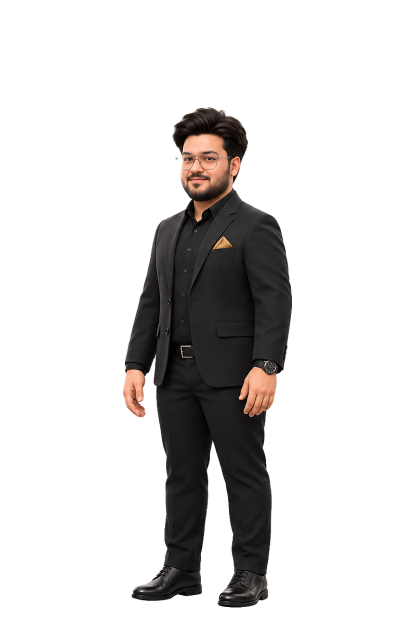
#> input picture mascot/library/bodies/34left/neutral.png, 820 x 1240 px, found by its file name (shown at 1/2 size)
$ python build_anim.py
#> lines starting #> are read from the running program, lines starting #| are printed output that depends on the picture
"""Build the animated character (v015): arm clips from GPT keyframes + FILM in-betweens, and face patches.

Usage: python3 build_anim.py            (needs raw/*.png from gen_keys.py, torch, opencv, the FILM model)
Writes ../out/: per side (L = viewer's left half, R = viewer's right half) key and in-between frames as RGBA WebP
halves of the 820x1240 body canvas, face patches, and anim.json (transitions as frame lists).

How a frame is made
 - Every key is an edit of the same master image, so only the arm differs. "Paste-back": the key is kept only inside
   the blob where it really differs from the master (the old and the new arm position); everything else is the
   master's own pixels, so head, torso and legs are identical in every frame.
 - In-betweens: FILM interpolates rest -> mid -> end inside the gesture's box. Transitions between two gestures go
   end -> mid -> (FILM) other mid -> other end, so every interpolated step is a small move.
 - Alpha: the master's alpha outside the box; inside it a white key (the generated background is pure white),
   with the colour un-premultiplied so no white fringe shows on the dark stage.
"""
import json
import sys
from pathlib import Path

import cv2
import numpy as np
from PIL import Image

sys.path.insert(0, str(Path(__file__).parent))
import edges  # noqa: E402
import faces  # noqa: E402
import film  # noqa: E402

ROOT = Path(__file__).resolve().parents[1]
RAW, OUT = ROOT / "raw", ROOT / "out"
LIB = ROOT.parent / "library"
W, H, MID = 820, 1240, 410
OVER = 3                      # the halves overlap by a few identical pixels, so no seam can open when scaled
N = 9                         # in-betweens per segment
COUNTS = [f"count{i}L" for i in range(1, 6)]
GEST = {"L": ["presentL", "explain", "waveL", "pointcamL", "pointsideL", *COUNTS, "thumbsL", "fistL", "shrug", "relaxedL"],
        "R": ["presentR", "explain", "pointsideR", "thumbsR", "chopR", "okR", "stopR", "count3R", "shrug", "relaxedR"]}
NAME = {"presentL": "present", "presentR": "present", "explain": "explain", "waveL": "wave",
        # v020 (keys made with Kie): the state names the director uses
        "pointcamL": "point_camera", "pointsideL": "point_side", "pointsideR": "point_side", "thumbsL": "thumbs_up",
        "thumbsR": "thumbs_up", "fistL": "fist_pump", "chopR": "chop", "okR": "ok", "stopR": "stop", "count3R": "count3",
        "shrug": "shrug", **{g: g[:-1] for g in COUNTS},
        # v021: the relaxed stance (the idle pose instead of the stiff hang)
        "relaxedL": "relaxed", "relaxedR": "relaxed"}
# keys of each gesture in order from rest to the end pose (the wave is a long move and has four). A name with an
# underscore is a whole key file name: the five counts share one in-between (countL_mid).
CHAIN = {g: ["mid", "end"] for g in NAME}
CHAIN["waveL"] = ["q1", "mid", "q3", "end"]
for g in COUNTS:
    CHAIN[g] = ["countL_mid", "end"]
# v021: a quarter-way key before the mid key, where it exists: the first interpolated step (hanging -> mid) melted the
# hand, because the hand turns over and comes forward in one step
for g in ("presentL", "presentR", "explain", "pointcamL", "thumbsL", "shrug"):
    if (RAW / f"{g}_q1.png").exists():
        CHAIN[g] = ["q1", "mid", "end"]
if (RAW / "countL_q1.png").exists() and (RAW / "countL_q3.png").exists():
    for g in COUNTS:
        CHAIN[g] = ["countL_q1", "countL_mid", "countL_q3", "end"]
CHAIN["relaxedL"] = CHAIN["relaxedR"] = ["end"]
# gestures that share the arm position (only the fingers differ): one blob and box for all, and neighbours change
# directly end -> end (1 -> 2 -> 3 without the hand dropping)
FAMILY = [COUNTS]
# gesture pairs that get a direct clip (through each one's first key). Every other pair goes through the rest pose
# without stopping there; add a pair here when a storyboard needs it often.
PAIRS = {"L": [("presentL", "explain"), ("presentL", "waveL"), ("explain", "waveL"), ("explain", "pointcamL"),
               ("presentL", "pointsideL"), ("presentL", "count1L"), ("explain", "count1L"), ("explain", "thumbsL"),
               ("explain", "shrug"), ("presentL", "pointcamL")],
         "R": [("presentR", "explain"), ("explain", "chopR"), ("explain", "shrug"), ("presentR", "pointsideR"),
               ("explain", "okR"), ("explain", "stopR"), ("presentR", "thumbsR")]}
# v021: from the relaxed stance straight into each core gesture (relaxed -> the gesture's first key), so the arm does
# not drop to the stiff hang on the way
PAIRS["L"] += [("relaxedL", g) for g in ("presentL", "explain", "waveL", "pointcamL", "thumbsL", "shrug", "count1L")]
PAIRS["R"] += [("relaxedR", g) for g in ("presentR", "explain", "shrug")]


def kn(g, nm):
    return nm if "_" in nm else f"{g}_{nm}"


def canvas(p):
    return np.array(Image.open(p).convert("RGB").crop((4, 0, 1020, 1536)).resize((W, H), Image.LANCZOS))


# [21 lines left out: function blob, not called in this run]


def main():
    OUT.mkdir(exist_ok=True)
    lib_master = np.array(Image.open(LIB / "bodies/front/neutral.png").convert("RGBA"))
#> lib_master is the input picture: shape (1240, 820, 4); mean R, G, B, A 11.5, 9.9, 9.2, 51.7
    a_m = lib_master[:, :, 3].astype(np.float32) / 255
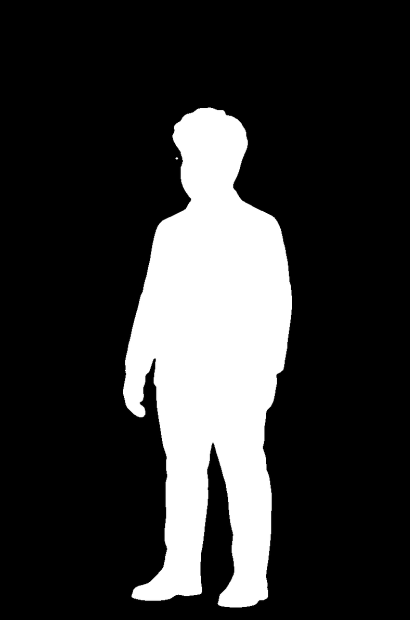
#> a_m: shape (1240, 820) float32 (shown at 1/2 size); min 0, max 1, mean 0.203
    master = canvas(RAW / "master.png").astype(np.float32)
    cleaned = set(json.loads((OUT / ".edges.json").read_text())) if (OUT / ".edges.json").exists() else set()
    meta = {"canvas": [W, H], "half": {"L": [0, MID + OVER], "R": [MID - OVER, W]}, "frames": {}, "trans": {}, "faces": {}}

    # [20 lines left out: function save, not called in this run]

    for side, gests in GEST.items():
        gests = [g for g in gests if all((RAW / f"{kn(g, nm)}.png").exists() for nm in CHAIN[g])]
        keys, boxes, fam_u = {}, {}, {}
        for fam in FAMILY:                                # one union blob for a whole family
            mem = [g for g in fam if g in gests]
            if mem:
                names = {kn(g, nm) for g in mem for nm in CHAIN[g]}
                u = np.maximum.reduce([blob(canvas(RAW / f"{n_}.png"), master, side) for n_ in sorted(names)])
                for g in mem:
                    fam_u[g] = u
        for g in gests:
            ks = {kn(g, nm): canvas(RAW / f"{kn(g, nm)}.png") for nm in CHAIN[g]}
            u = fam_u[g] if g in fam_u else np.maximum.reduce([blob(k, master, side) for k in ks.values()])
            ys, xs = np.nonzero(u)
            box = [max(0, int(xs.min()) - 6), max(0, int(ys.min()) - 6), min(W, int(xs.max()) + 7), min(H, int(ys.max()) + 7)]
            if side == "L":
                box[2] = min(box[2], MID - 4)
            else:
                box[0] = max(box[0], MID + 4)
            boxes[g] = box
            f = cv2.GaussianBlur(u.astype(np.float32), (0, 0), 3)[:, :, None]   # union blob: the hanging arm is removed
            for nm, k in ks.items():                                             # in every key of the gesture
                keys[nm] = master * (1 - f) + k * f
            print(side, g, "box", box, flush=True)
        keys["rest"] = master
        save(side, "key_rest", master, [0, 0, 1, 1])     # every key is saved again with a clean edge (cheap, no FILM)
        for g in gests:
            for nm in CHAIN[g]:
                save(side, f"key_{kn(g, nm)}", keys[kn(g, nm)], boxes[g])

        # [21 lines left out: function seg, not called in this run]

        up = {}
        for g in gests:                                   # rest -> key -> ... -> end
            chain = ["rest"] + [kn(g, nm) for nm in CHAIN[g]]
            fr = []
            for a, b in zip(chain, chain[1:]):
                sg = seg(a, b, boxes[g])
                fr += sg if not fr else sg[1:]
            up[g] = fr
            meta["trans"][f"{side}:rest>{NAME[g]}"] = fr
            meta["trans"][f"{side}:{NAME[g]}>rest"] = fr[::-1]
        direct = {}
        for g, h in PAIRS[side]:                          # chosen pairs: a direct clip through each one's first key
            if g in gests and h in gests:
                bx = [min(boxes[g][0], boxes[h][0]), min(boxes[g][1], boxes[h][1]),
                      max(boxes[g][2], boxes[h][2]), max(boxes[g][3], boxes[h][3])]
                mm = seg(kn(g, CHAIN[g][0]), kn(h, CHAIN[h][0]), bx)
                direct[(g, h)] = up[g][::-1][:len(up[g]) - N - 2] + mm + up[h][N + 2:]
        for fam in FAMILY:                                # family neighbours: end -> end, longer steps chain them
            mem = [g for g in fam if g in gests]
            step = {i: seg(kn(mem[i], "end"), kn(mem[i + 1], "end"), boxes[mem[i]]) for i in range(len(mem) - 1)}
            for i in range(len(mem)):
                for j in range(i + 1, len(mem)):
                    path = []
                    for k_ in range(i, j):
                        path += step[k_] if not path else step[k_][1:]
                    direct[(mem[i], mem[j])] = path
        for i, g in enumerate(gests):
            for h in gests[i + 1:]:
                path = direct.get((g, h)) or (direct.get((h, g)) or [])[::-1] or up[g][::-1] + up[h][1:]
                meta["trans"][f"{side}:{NAME[g]}>{NAME[h]}"] = path
                meta["trans"][f"{side}:{NAME[h]}>{NAME[g]}"] = path[::-1]
        meta.setdefault("states", {})[side] = {"rest": f"{side}/key_rest.webp",
                                               **{NAME[g]: f"{side}/key_{kn(g, 'end')}.webp" for g in gests}}

    # face patches (cropped to the head box)
    P, (x0, y0, w, h) = faces.patches(lib_master)
    (OUT / "face").mkdir(exist_ok=True)
    for e, (p, cc) in P.items():
        Image.fromarray(p[y0:y0 + h, x0:x0 + w]).save(OUT / "face" / f"{e}.webp", "WEBP", quality=92, method=6)
        meta["faces"][e] = {"src": f"face/{e}.webp", "kind": "mouth" if faces.KIND[e] is faces.MOUTH else "face", "cc": cc}
    meta["face_box"] = [x0, y0, w, h]
    (OUT / "anim.json").write_text(json.dumps(meta, indent=1))
    (OUT / ".edges.json").write_text(json.dumps(sorted(cleaned)))
    print(edges.run(), "older frames edge-cleaned")
    n = sum(1 for _ in OUT.rglob("*.webp")); mb = sum(p.stat().st_size for p in OUT.rglob("*.webp")) / 1e6
    print(f"{n} files, {mb:.1f} MB, {len(meta['trans'])} transitions")


if __name__ == "__main__":
#> (the run stopped early here; a loop or call above may not have finished)
